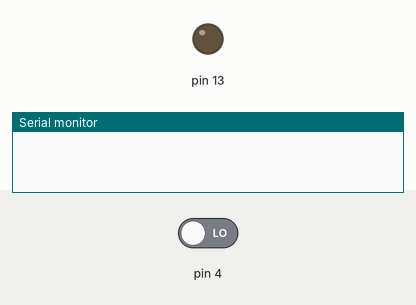
Bench run of a sketch on a simulated Arduino Uno, built with avr-gcc and run on an emulated ATmega328P. Parts: output pins drawn as LEDs (lit = HIGH), the last lines printed to the serial monitor. The inputs (shaded band) are chosen by the test bench; at power-on: pin 4 LOW.

Above: at 1.2 s.
1.3 s: pin 4 driven HIGH
At 1.8 s:
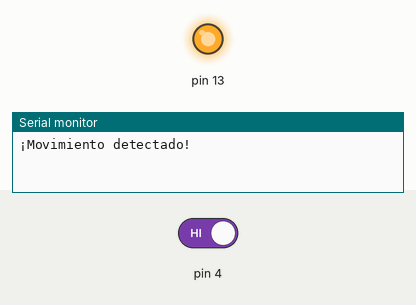
2.9 s: pin 4 driven LOW
At 4.2 s:
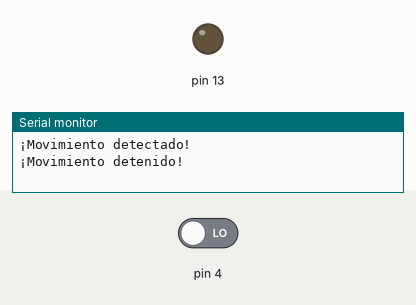
Timing chart, 0 to 5.9 s (numbered marks = the images above; inputs shaded):
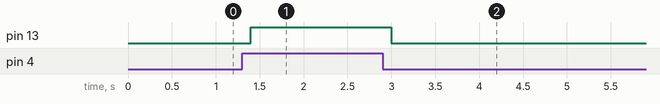

Measured:
- after the input at 1.3 s, pin 13: LOW → HIGH after 0.10 s
- after the input at 2.9 s, pin 13: HIGH → LOW after 0.10 s

The sketch:

pir.ino
```cpp
int val = 0;
bool state = LOW;

void setup() {
  // put your setup code here, to run once:
  pinMode(13,OUTPUT);
  pinMode(4,INPUT);
  Serial.begin(9600);
}

void loop() {
  // put your main code here, to run repeatedly:
  val = digitalRead(4);
  if(val == HIGH){
    digitalWrite(13, HIGH);
    delay(200);

    if(state == LOW){
      Serial.println("¡Movimiento detectado!");
      state = HIGH;
    }
  }else{
    digitalWrite(13,LOW);
    delay(200);

    if(state == HIGH){
      Serial.println("¡Movimiento detenido!");
      state = LOW;
    }
  }
}
```
